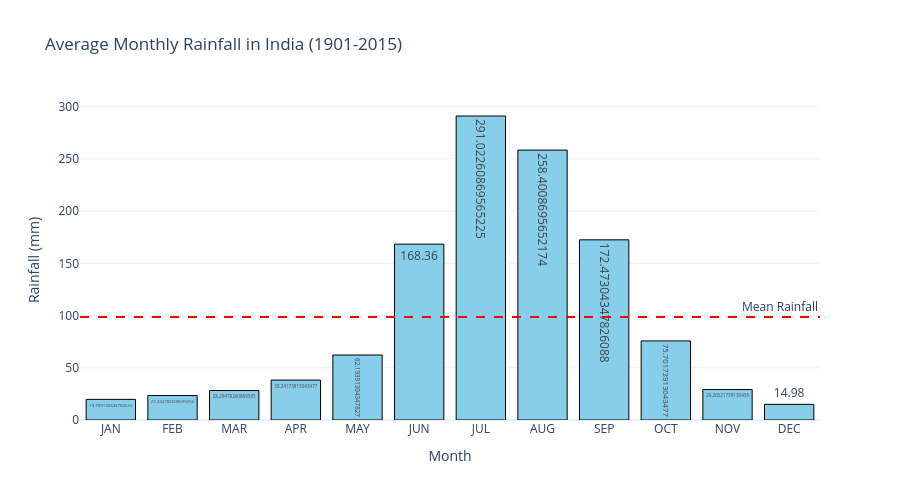

Notebook source saved alongside this figure:
### Code cell
# identify months with the highest and lowest rainfall on average
monthly_columns = ['JAN', 'FEB', 'MAR', 'APR', 'MAY', 'JUN', 'JUL', 'AUG', 'SEP', 'OCT', 'NOV', 'DEC']
monthly_avg = rainfall_data[monthly_columns].mean()

highest_rainfall_month = monthly_avg.idxmax()
lowest_rainfall_month = monthly_avg.idxmin()

fig_monthly = px.bar(
    x=monthly_avg.index,
    y=monthly_avg.values,
    labels={'x': 'Month', 'y': 'Rainfall (mm)'},
    title='Average Monthly Rainfall in India (1901-2015)',
    text=monthly_avg.values
)
fig_monthly.add_hline(
    y=monthly_avg.mean(),
    line_dash="dash",
    line_color="red",
    annotation_text="Mean Rainfall",
    annotation_position="top right"
)
fig_monthly.update_traces(marker_color='skyblue', marker_line_color='black', marker_line_width=1)
fig_monthly.update_layout(template='plotly_white', height=500)
fig_monthly.show()

### Figure 1 — Plotly figure (JSON) as saved in the notebook; plotly's stock layout.template omitted (floating-point values rounded to 4 significant figures)
{"data": [{"alignmentgroup": "True", "hovertemplate": "Month=%{x}<br>Rainfall (mm)=%{y}<br>text=%{text}<extra></extra>", "legendgroup": "", "marker": {"color": "skyblue", "line": {"color": "black", "width": 1}, "pattern": {"shape": ""}}, "name": "", "offsetgroup": "", "orientation": "v", "showlegend": false, "text": [19.76, 23.43, 28.25, 38.24, 62.19, 168.4, 291.0, 258.4, 172.5, 75.7, 29.21, 14.98], "textposition": "auto", "type": "bar", "x": ["JAN", "FEB", "MAR", "APR", "MAY", "JUN", "JUL", "AUG", "SEP", "OCT", "NOV", "DEC"], "xaxis": "x", "y": [19.76, 23.43, 28.25, 38.24, 62.19, 168.4, 291.0, 258.4, 172.5, 75.7, 29.21, 14.98], "yaxis": "y"}], "layout": {"annotations": [{"showarrow": false, "text": "Mean Rainfall", "x": 1, "xanchor": "right", "xref": "x domain", "y": 98.5, "yanchor": "bottom", "yref": "y"}], "barmode": "relative", "height": 500, "legend": {"tracegroupgap": 0}, "shapes": [{"line": {"color": "red", "dash": "dash"}, "type": "line", "x0": 0, "x1": 1, "xref": "x domain", "y0": 98.5, "y1": 98.5, "yref": "y"}], "title": {"text": "Average Monthly Rainfall in India (1901-2015)"}, "xaxis": {"anchor": "y", "domain": [0, 1], "title": {"text": "Month"}}, "yaxis": {"anchor": "x", "domain": [0, 1], "title": {"text": "Rainfall (mm)"}}}}
